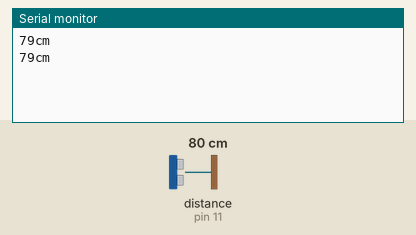
A sketch run on a simulated Arduino Uno, built with avr-gcc and run on an emulated ATmega328P. Parts: the last lines printed to the serial monitor. Wiring (inferred from the names in the program): ultrasonic range finder: trigger pin 10; echo pin 11. Inputs (shaded band) come from the test bench; at power-on: distance to the obstacle (sensor on pin 11) 80 cm. The echo pulse lasts 58.3 µs per cm.

Above: at 2.8 s.
2.9 s: distance to the obstacle (sensor on pin 11) set to 2 cm
At 3.8 s:
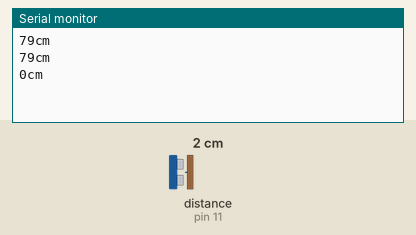
4.4 s: distance to the obstacle (sensor on pin 11) set to 4 cm
At 5.4 s:
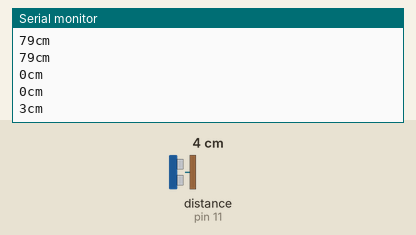
Timing chart, 0 to 7.4 s (numbered marks = the images above; inputs shaded):
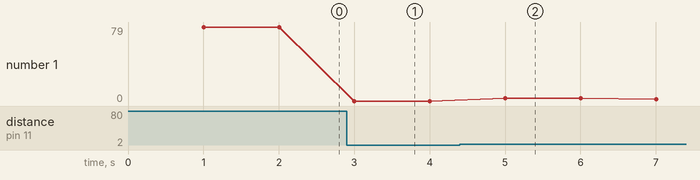

Measured:
- after the input at 2.9 s, the serial monitor: prints a new line after 0.10 s (image 1)
- after the input at 4.4 s, the serial monitor: prints a new line after 0.60 s (image 2)
- plotted number 1: 79 → 0 after the input at 2.9 s, 0 → 3 after the input at 4.4 s

The sketch:

sketch_feb02a.ino
```cpp
// Read info from ultrasound distance meter
// From: https://cdn.sparkfun.com/datasheets/Sensors/Proximity/HCSR04.pdf

#define ECHO 11
#define TRIGGER 10
#define CYCLE_LENGTH 1000000

void setup() {
  // put your setup code here, to run once:
  pinMode(ECHO, INPUT);
  pinMode(TRIGGER, OUTPUT);
  Serial.begin(9600);
}

unsigned long lastSignal = 0;
boolean isEchoStarted = false;
unsigned long echoStart = 0;
boolean isEchoOver = false;


void loop() {
  unsigned long time = micros();

  // put your main code here, to run repeatedly:
  if (time - lastSignal > CYCLE_LENGTH) {
    digitalWrite(TRIGGER, HIGH);
    delayMicroseconds(10);
    digitalWrite(TRIGGER, LOW);
    lastSignal = micros();
    isEchoStarted = false;
    isEchoOver = false;
    delayMicroseconds(500);
    return;
  }

  int read = digitalRead(ECHO);
  if (read == HIGH && !isEchoStarted) {
    echoStart = time;
    isEchoStarted = true;
  } else if (read == LOW && isEchoStarted && !isEchoOver) {
    Serial.print((time - echoStart) / 58);
    Serial.println("cm");
    isEchoOver = true;
  }
}
```
